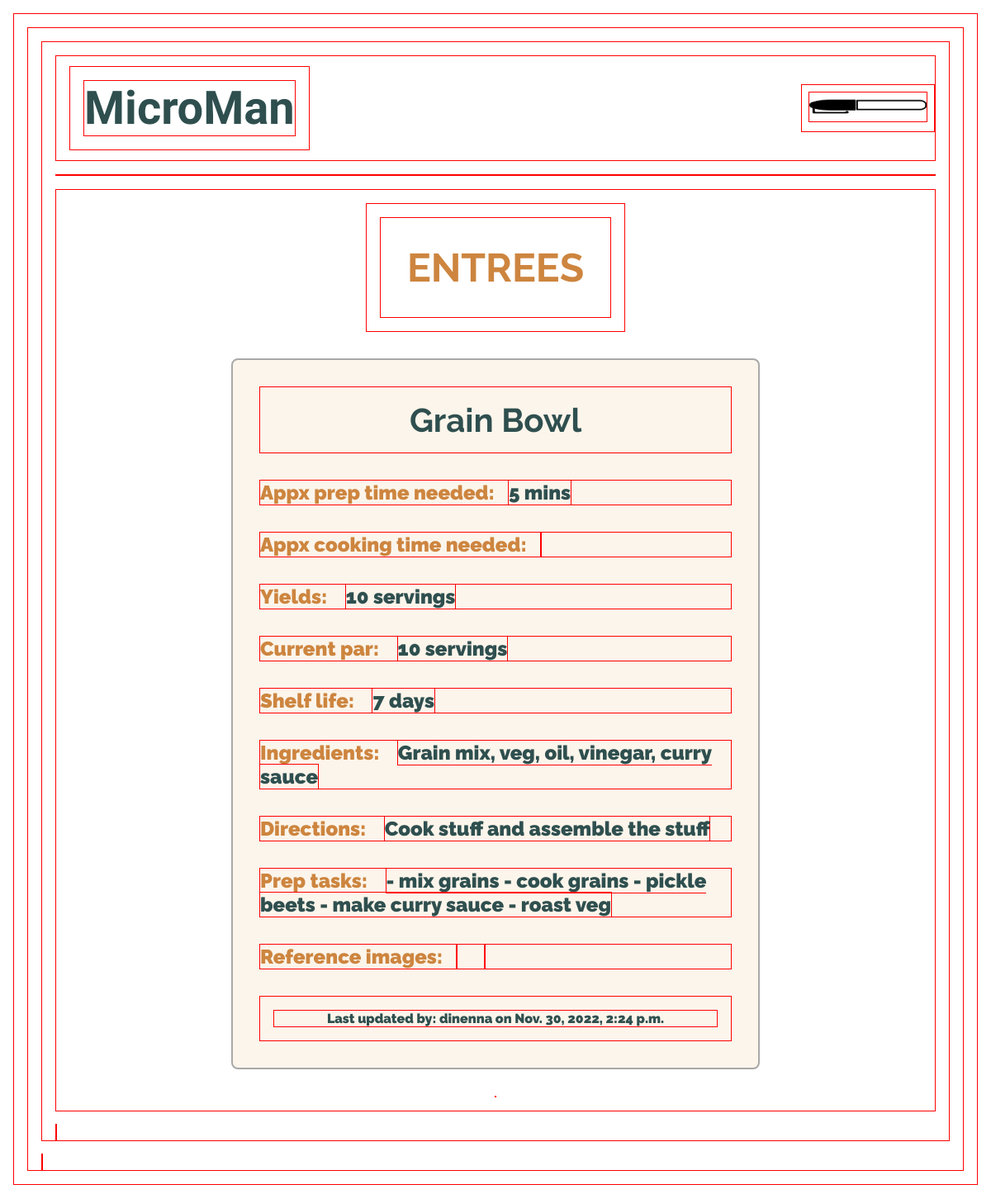
Page /recipes/1/ on the committed database.
### base/models.py (models this page shows)
class Recipe(models.Model):
  user = models.ForeignKey(CustomUser, related_name='recipe', on_delete=models.CASCADE, null=True)
  menu_headings = (
    ('Appetizers', 'Appetizers'),
    ('Entrees', 'Entrees'),
    ('Sides', 'Sides'),
    ('Desserts', 'Desserts'),
  )
  heading = models.CharField(max_length=10, choices=menu_headings)
  dish = models.CharField(max_length=200)
  prep_tasks = models.TextField(blank=True) # link this to component of from prep. should be an array or dict? manytomany?
  ingredients = models.TextField()
  directions = models.TextField()
  prep_time = models.CharField(max_length=200)
  cooking_time = models.CharField(max_length=200)
  batch_size = models.CharField(max_length=200)
  par = models.CharField(max_length=200, blank=True)
  shelf_life = models.CharField(max_length=200, blank=True)
  updated = models.DateTimeField(auto_now=True)
  created = models.DateTimeField(auto_now_add=True)
  in_use = models.BooleanField()
  component_of = models.TextField(blank=True)
  def __str__(self):
    return self.dish

### users/models.py (models this page shows)
class CustomUser(AbstractUser):
    username = models.CharField(max_length=50, unique=True)
    first_name = models.CharField(max_length=50)
    last_name = models.CharField(max_length=50)
    email = models.EmailField(max_length=254)
    role = models.CharField(max_length=50)
    def __str__(self):
        return self.username

### base/views.py (the view)
# urls.py: path('recipes/<str:pk>/', views.dish, name='dish'),
def dish(request, pk):
    recipe_number = Recipe.objects.get(id=pk)
    recipe_number = str(recipe_number)
    cards = Recipe.objects.all()
    todos = Prep.objects.all()
    context = {'recipe_number': recipe_number, 'cards': cards, 'todos': todos}
    return render(request, 'card.html', context)

### templates/card.html
{% extends 'main.html' %}
{% load static %}
{% block content %}
<div id='recipe-card-container'>
{% for card in cards %}
  {% if recipe_number == card.dish %}
    <a href='/recipes'><h2 class='h2-header'>{{ card.heading|upper }}</h2></a>
    <div class='recipe-card'>
      <h2 class='recipe-card-title'>{{ card.dish }}</h2>
      <p class='recipe-card-p'>Appx prep time needed:<span class='recipe-card-span'>{{ card.prep_time }}</span></p>
      <p class='recipe-card-p'>Appx cooking time needed:<span class='recipe-card-span'> {{ card.cook_time }}</span></p>
      <p class='recipe-card-p'>Yields: <span class='recipe-card-span'>{{ card.batch_size }}</span></p>
      <p class='recipe-card-p'>Current par: <span class='recipe-card-span'>{{ card.par }}</span></p>
      <p class='recipe-card-p'>Shelf life: <span class='recipe-card-span'>{{ card.shelf_life }}</span></p>
      <p class='recipe-card-p'>Ingredients: <span class='recipe-card-span'>{{ card.ingredients }}</span></p>
      <p class='recipe-card-p'>Directions: <span class='recipe-card-span'>{{ card.directions }}</span></p>
      <p class='recipe-card-p'>Prep tasks: <a>{{ card.prep_tasks }}</a></p>
      <p class='recipe-card-p'>Reference images: <a>{{ card.images }}<a/></p>
      <p class='update-stamp'>Last updated by: {{ card.user }} on {{ card.created }}</p>
  {% endif %}
{% endfor %}
  </div>
</div>
{% endblock content %}

### static/base/styles.css (style rules this page uses)
* { margin: 0; padding: 0; box-sizing: border-box; margin: 1rem; border: 1px solid red; }
body { font-family: 'Raleway', sans-serif; background-color:white; color:darkslategray; font-weight: 900; }
a { color: darkslategray; text-decoration: none; }
.h2-header { font-size: 3rem; text-align: center; padding: 2rem; }
h2 { color:peru; font-size: 2rem; }
#recipe-card-container { display: flex; flex-direction: column; align-items: center; }
.recipe-card-title { font-size: 2.5rem; text-align: center; padding: 1rem; padding-bottom: 1rem; color: darkslategray; }
.recipe-card { display: flex; flex-direction: column; padding-left: 3rem; border: 2px solid darkgray; border-radius: .5rem; padding: 1rem; background-color:rgb(250, 235, 215, .5); max-width: 40rem; }
.recipe-card-p { font-weight: bolder; font-size: 1.5rem; color: peru; }
.recipe-card-span { color: darkslategray; }
.update-stamp { text-align: center; }

### rows in the picture
Recipe: heading "ENTREES", dish "Grain Bowl", prep_time "5 mins", batch_size "10 servings", par "10 servings", shelf_life "7 days", ingredients "Grain mix, veg, oil, vinegar, curry sauce", directions "Cook stuff and assemble the stuff", prep_tasks "- mix grains - cook grains - pickle beets - make curry sauce - roast veg", user "dinenna", created "Nov. 30, 2022, 2:24 p.m."
